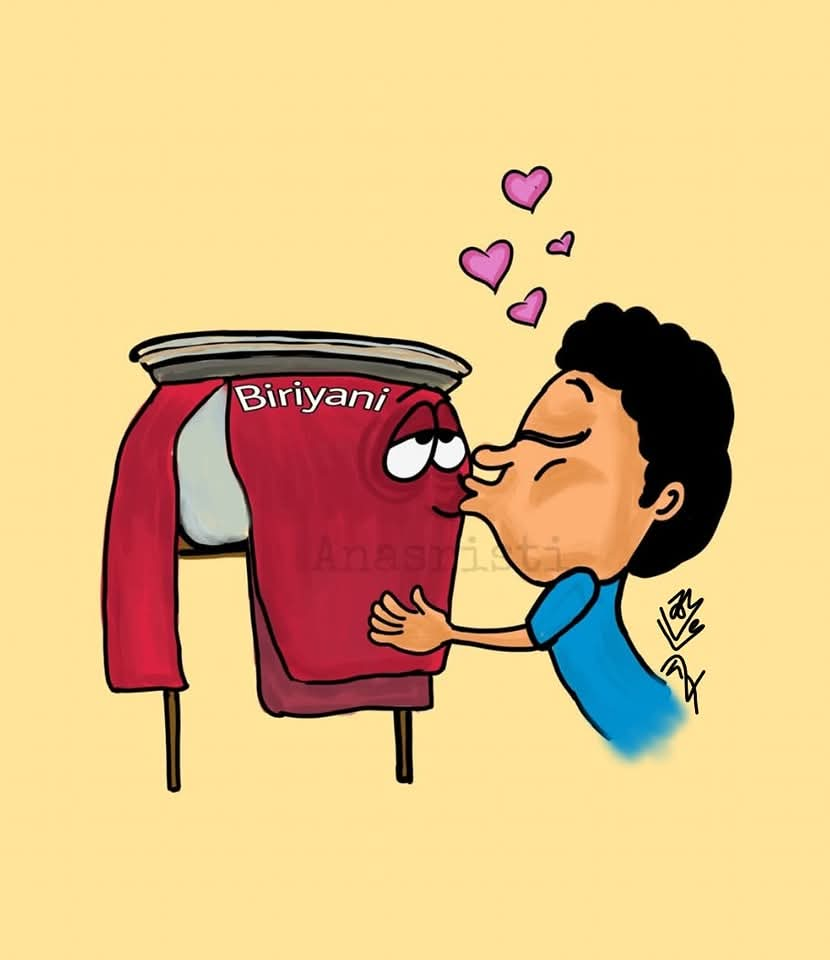
#> input picture Phase 6_EdgeDetection&Thresholding/canny_test.jpg, 830 x 960 px, found by its file name
$ python threshold_func.py
#> lines starting #> are read from the running program, lines starting #| are printed output that depends on the picture
import cv2

image = cv2.imread(r"Phase 6_EdgeDetection&Thresholding\canny_test.jpg")
#> image is the input picture: shape (960, 830, 3); mean B, G, R 133.7, 188.4, 222.6

ret, thresh_image = cv2.threshold(image, 120, 255, cv2.THRESH_BINARY)
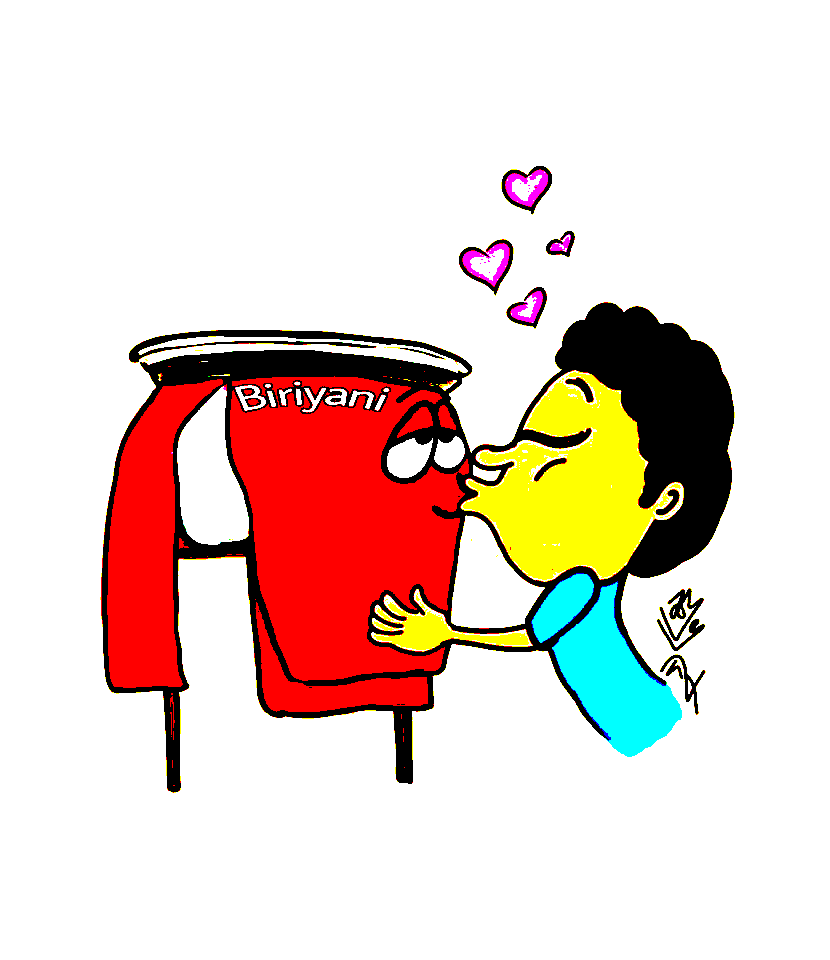
#> thresh_image: shape (960, 830, 3); mean B, G, R 202.5, 210.4, 230.1

cv2.imshow("Original", image)
cv2.imshow("Threshold image", thresh_image)
cv2.waitKey(0)
cv2.destroyAllWindows()
